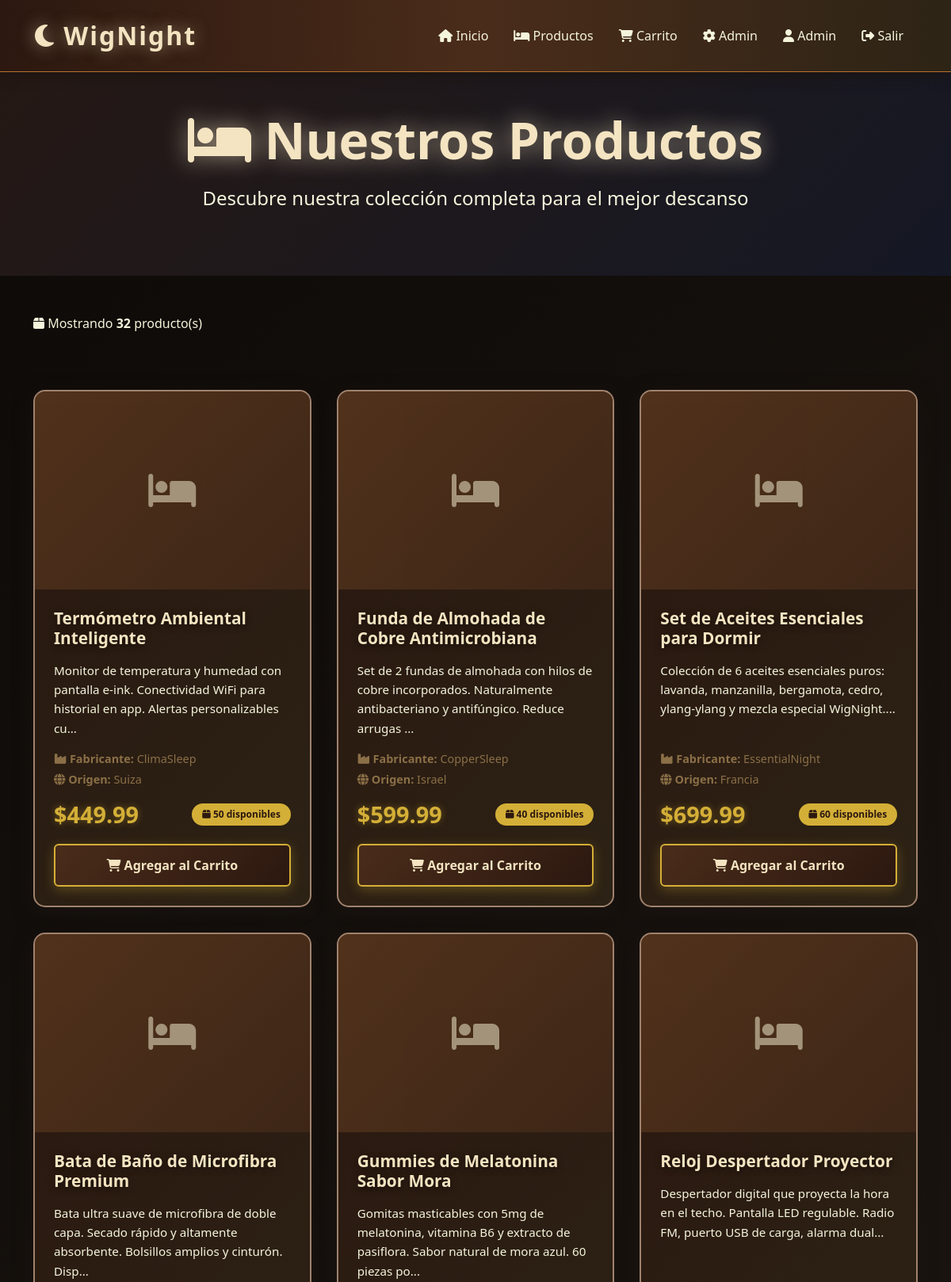
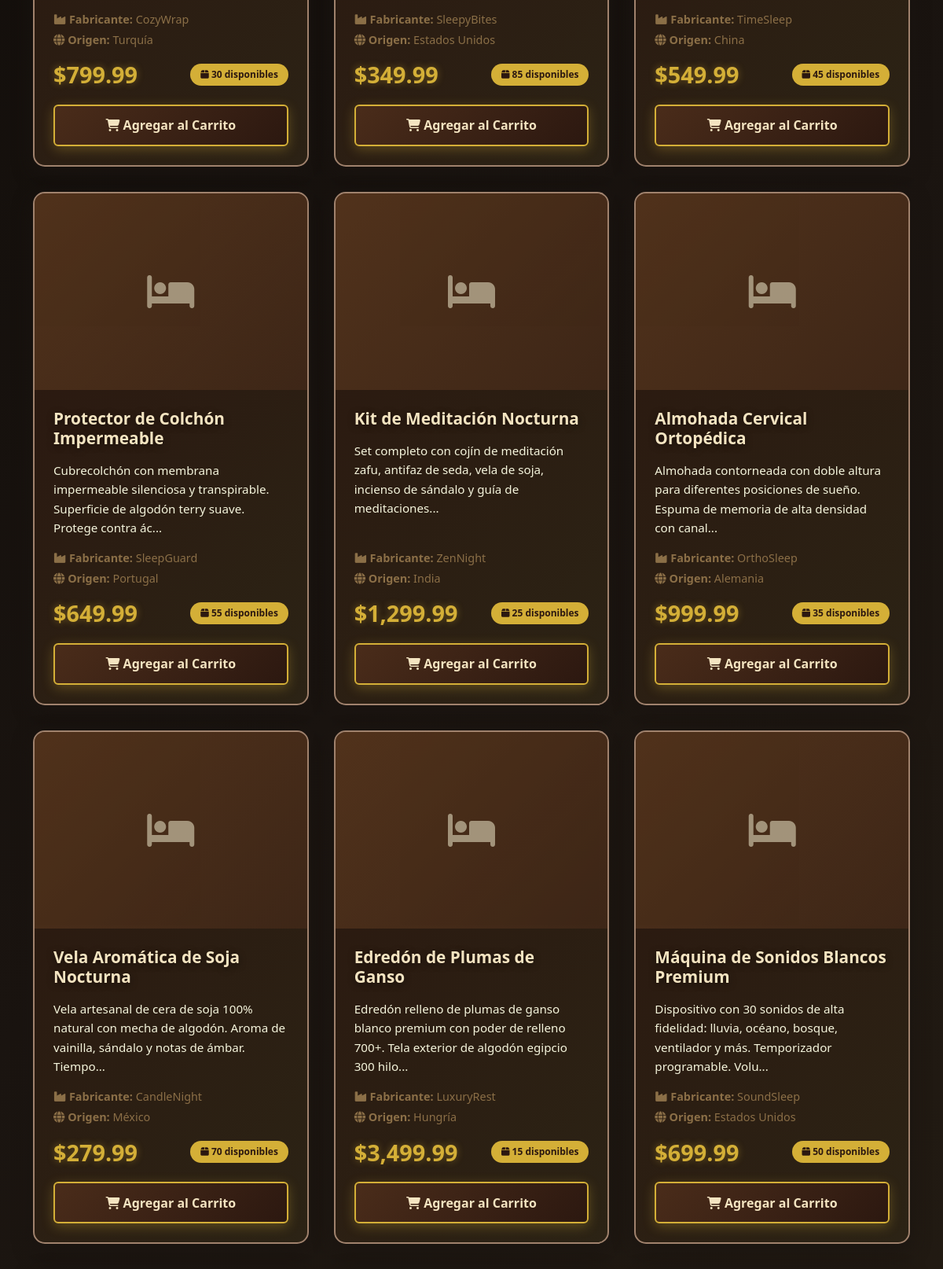
The page /productos.php (signed in, upper part) on the database its author committed (2 pictures, top to bottom).
### tables this page shows
CREATE TABLE Usuarios (
  ID_Usuario int NOT NULL,
  Nombre_Usuario varchar(100) NOT NULL,
  Correo_Electronico varchar(255) NOT NULL,
  Contrasena varchar(255) NOT NULL,
  Fecha_Nacimiento date DEFAULT NULL,
  Numero_Tarjeta_Bancaria varchar(255) DEFAULT NULL,
  Direccion_Postal text,
  id_rol int NOT NULL DEFAULT '1'
);

CREATE TABLE Productos (
  ID_Producto int NOT NULL,
  Nombre varchar(255) NOT NULL,
  Descripcion text,
  Fotos longblob,
  Precio decimal(10,2) NOT NULL,
  Cantidad_Almacen int NOT NULL DEFAULT '0',
  Fabricante varchar(150) DEFAULT NULL,
  Origen varchar(100) DEFAULT NULL
);

### html/config/database.php (called while the page is built, shortened)
<?php
function getConnection() {
    $conn = new mysqli(DB_HOST, DB_USER, DB_PASS, DB_NAME);
    $conn->set_charset("utf8mb4");
    return $conn;
}
function isLoggedIn() {
    return isset($_SESSION['user_id']);
}
function isAdmin() {
    return isset($_SESSION['user_id']) && isset($_SESSION['id_rol']) && $_SESSION['id_rol'] == 2;
}
function getCurrentUser() {
    $conn = getConnection();
    $userId = $_SESSION['user_id'];
    $stmt = $conn->prepare("SELECT ID_Usuario, Nombre_Usuario, Correo_Electronico, id_rol FROM Usuarios WHERE ID_Usuario = ?");
    $stmt->bind_param("i", $userId);
    $stmt->execute();
    $result = $stmt->get_result();
    $user = $result->fetch_assoc();
    return $user;
}
function formatPrice($price) {
    return '$' . number_format($price, 2);
}
?>

### html/productos.php (the view, shortened to what this page needs)
<?php
require_once 'config/database.php';
$conn = getConnection();
$query = "SELECT * FROM Productos ORDER BY ID_Producto DESC";
$result = $conn->query($query);
$productos = [];
if ($result) {
    while ($row = $result->fetch_assoc()) {
        $productos[] = $row;
    }
}
$currentUser = getCurrentUser();
?>
<!DOCTYPE html>
<html lang="es">
<head>
    <link href="https://cdn.jsdelivr.net/npm/bootstrap@5.3.0/dist/css/bootstrap.min.css" rel="stylesheet">
    <link rel="stylesheet" href="https://cdnjs.cloudflare.com/ajax/libs/font-awesome/6.4.0/css/all.min.css">
    <link rel="stylesheet" href="css/style.css">
</head>
<body>
    <nav class="navbar navbar-expand-lg navbar-dark sticky-top">
        <div class="container">
            <a class="navbar-brand" href="index.php">
                <i class="fas fa-moon"></i> WigNight
            </a>
            <div class="collapse navbar-collapse" id="navbarNav">
                <ul class="navbar-nav ms-auto">
                    <li class="nav-item">
                        <a class="nav-link" href="index.php">
                            <i class="fas fa-home"></i> Inicio
                        </a>
                    </li>
                    <li class="nav-item">
                        <a class="nav-link active" href="productos.php">
                            <i class="fas fa-bed"></i> Productos
                        </a>
                    </li>
                    <li class="nav-item">
                        <a class="nav-link" href="carrito.php">
                            <i class="fas fa-shopping-cart"></i> Carrito
                        </a>
                    </li>
                    <?php if (isLoggedIn()): ?>
                        <?php if (isAdmin()): ?>
                            <li class="nav-item">
                                <a class="nav-link" href="admin.php">
                                    <i class="fas fa-cog"></i> Admin
                                </a>
                            </li>
                        <?php endif; ?>
                        <li class="nav-item">
                            <a class="nav-link" href="#">
                                <i class="fas fa-user"></i> <?php echo htmlspecialchars($currentUser['Nombre_Usuario']); ?>
                            </a>
                        </li>
                        <li class="nav-item">
                            <a class="nav-link" href="logout.php">
                                <i class="fas fa-sign-out-alt"></i> Salir
                            </a>
                        </li>
                    <?php endif; ?>
                </ul>
            </div>
        </div>
    </nav>
    <section class="py-5" style="background: linear-gradient(135deg, rgba(61, 39, 35, 0.5), rgba(22, 33, 62, 0.5)); min-height: 30vh; display: flex; align-items: center;">
        <div class="container text-center">
            <h1 class="hero-title mb-3">
                <i class="fas fa-bed"></i> Nuestros Productos
            </h1>
            <p class="hero-subtitle">
                Descubre nuestra colección completa para el mejor descanso
            </p>
        </div>
    </section>
    <section class="py-5">
        <div class="container">
            <?php if (empty($productos)): ?>
                <div class="alert alert-info text-center">
                    <i class="fas fa-info-circle"></i>
                    No hay productos disponibles en este momento.
                    <?php if (isAdmin()): ?>
                        <br><br>
                        <a href="admin.php" class="btn btn-primary">
                            <i class="fas fa-plus"></i> Agregar Primer Producto
                        </a>
                    <?php endif; ?>
                </div>
            <?php else: ?>
                <div class="row mb-4">
                    <div class="col-md-12">
                        <div class="d-flex justify-content-between align-items-center">
                            <p style="color: var(--accent-cream);">
                                <i class="fas fa-box"></i>
                                Mostrando <strong><?php echo count($productos); ?></strong> producto(s)
                            </p>
                        </div>
                    </div>
                </div>
                <div class="product-grid">
                    <?php foreach ($productos as $producto): ?>
                        <div class="card">
                            <?php if ($producto['Fotos']): ?>
                                <img
                                     class="card-img-top"
                                     alt="<?php echo htmlspecialchars($producto['Nombre']); ?>">
                            <?php else: ?>
                                <div class="img-placeholder">
                                    <i class="fas fa-bed"></i>
                                </div>
                            <?php endif; ?>
                            <div class="card-body d-flex flex-column">
                                <h5 class="card-title">
                                    <?php echo htmlspecialchars($producto['Nombre']); ?>
                                </h5>
                                <p class="card-text flex-grow-1">
                                    <?php
                                    $descripcion = $producto['Descripcion'] ?? 'Sin descripción';
                                    echo htmlspecialchars(substr($descripcion, 0, 120));
                                    if (strlen($descripcion) > 120) echo '...';
                                    ?>
                                </p>
                                <div class="mb-2">
                                    <?php if ($producto['Fabricante']): ?>
                                        <p class="mb-1" style="color: var(--wood-lighter); font-size: 0.9rem;">
                                            <i class="fas fa-industry"></i>
                                            <strong>Fabricante:</strong> <?php echo htmlspecialchars($producto['Fabricante']); ?>
                                        </p>
                                    <?php endif; ?>
                                    <?php if ($producto['Origen']): ?>
                                        <p class="mb-1" style="color: var(--wood-lighter); font-size: 0.9rem;">
                                            <i class="fas fa-globe"></i>
                                            <strong>Origen:</strong> <?php echo htmlspecialchars($producto['Origen']); ?>
                                        </p>
                                    <?php endif; ?>
                                </div>
                                <div class="d-flex justify-content-between align-items-center mt-auto">
                                    <span class="card-price">
                                        <?php echo formatPrice($producto['Precio']); ?>
                                    </span>
                                    <span class="badge">
                                        <i class="fas fa-box"></i>
                                        <?php echo $producto['Cantidad_Almacen']; ?> disponibles
                                    </span>
                                </div>
                                <?php if ($producto['Cantidad_Almacen'] > 0): ?>
                                    <button id="btn-<?php echo $producto['ID_Producto']; ?>"
                                            class="btn btn-primary mt-3 w-100"
                                            onclick="addToCart(<?php echo $producto['ID_Producto']; ?>, '<?php echo htmlspecialchars($producto['Nombre']); ?>')">
                                        <i class="fas fa-shopping-cart"></i> Agregar al Carrito
                                    </button>
                                <?php else: ?>
                                    <button class="btn btn-secondary mt-3 w-100" disabled>
                                        <i class="fas fa-times"></i> Sin Stock
                                    </button>
                                <?php endif; ?>
                            </div>
                        </div>
                    <?php endforeach; ?>
                </div>
            <?php endif; ?>
        </div>
    </section>
</body>
</html>

### html/css/style.css (style rules this page uses)
* { margin: 0; padding: 0; box-sizing: border-box; }
:root { --wood-dark: #2c1810; --wood-medium: #4a2c1a; --wood-light: #6b4423; --wood-lighter: #8b6f47; --wood-accent: #a0826d; --night-deep: #1a1410; --night-warm: #2d2416; --night-darker: #0d0a07; --moon-glow: #f4e4c1; --star-white: #e8e8e8; --accent-gold: #d4af37; --accent-copper: #b87333; --accent-amber: #e5a851; --accent-cream: #f5f5dc; --accent-warm: #d4a574; --shadow-night: rgba(26, 20, 16, 0.85); }
body { font-family: 'Segoe UI', Tahoma, Geneva, Verdana, sans-serif; background: linear-gradient(135deg, var(--night-darker) 0%, var(--night-deep) 30%, var(--night-warm) 70%, var(--wood-dark) 100%); color: var(--star-white); min-height: 100vh; background-attachment: fixed; }
.navbar { background: linear-gradient(90deg, var(--wood-dark) 0%, var(--wood-medium) 50%, var(--night-warm) 100%) !important; box-shadow: 0 4px 15px var(--shadow-night); padding: 1rem 2rem; border-bottom: 1px solid var(--accent-copper); }
.navbar-brand { font-size: 2rem; font-weight: bold; color: var(--moon-glow) !important; text-shadow: 0 0 20px rgba(244, 228, 193, 0.5); letter-spacing: 2px; }
.nav-link { color: var(--accent-cream) !important; font-weight: 500; margin: 0 0.5rem; transition: all 0.3s ease; position: relative; }
.nav-link::after { content: ''; position: absolute; bottom: -5px; left: 50%; width: 0; height: 2px; background: var(--accent-gold); transition: all 0.3s ease; transform: translateX(-50%); }
.hero-title { font-size: 4rem; font-weight: bold; color: var(--moon-glow); text-shadow: 0 0 30px rgba(244, 228, 193, 0.6); margin-bottom: 1.5rem; animation: fadeInUp 1s ease-out; }
.hero-subtitle { font-size: 1.5rem; color: var(--accent-cream); margin-bottom: 2rem; animation: fadeInUp 1.2s ease-out; }
.btn-primary { background: linear-gradient(135deg, var(--wood-medium), var(--wood-dark)); border: 2px solid var(--accent-gold); color: var(--moon-glow); padding: 0.8rem 2rem; font-weight: 600; transition: all 0.3s ease; box-shadow: 0 4px 15px rgba(212, 175, 55, 0.3); }
.card { background: linear-gradient(135deg, rgba(44, 24, 16, 0.95), rgba(45, 36, 22, 0.95)); border: 2px solid var(--wood-accent); border-radius: 15px; overflow: hidden; transition: all 0.3s ease; box-shadow: 0 8px 25px var(--shadow-night); }
.card-body { padding: 1.5rem; }
.card-title { color: var(--moon-glow); font-weight: bold; font-size: 1.3rem; margin-bottom: 1rem; }
.card-text { color: var(--accent-cream); font-size: 0.95rem; line-height: 1.6; }
.card-price { font-size: 1.8rem; color: var(--accent-gold); font-weight: bold; text-shadow: 0 0 10px rgba(212, 175, 55, 0.4); }
section { padding: 4rem 0; }
.product-grid { display: grid; grid-template-columns: repeat(auto-fill, minmax(280px, 1fr)); gap: 2rem; padding: 2rem 0; }
.badge { background: var(--accent-gold); color: var(--wood-dark); font-weight: bold; padding: 0.5rem 0.8rem; border-radius: 20px; }
.img-placeholder { background: linear-gradient(135deg, var(--wood-light), var(--wood-medium)); display: flex; align-items: center; justify-content: center; height: 250px; color: var(--moon-glow); font-size: 3rem; opacity: 0.6; }
* { transition: background-color 0.3s ease, border-color 0.3s ease; }
h1, h2, h3, h4, h5, h6 { text-shadow: 0 2px 8px rgba(0, 0, 0, 0.5); }

### rows shown on the page
usuarios: Nombre_Usuario "Admin"
productos: Nombre "Termómetro Ambiental Inteligente", Descripcion "Monitor de temperatura y humedad con pantalla e-ink. Conectividad WiFi para historial en app. Alertas personalizables cu", Fabricante "ClimaSleep", Origen "Suiza", Precio "$449.99", Cantidad_Almacen "50"
productos: Nombre "Funda de Almohada de Cobre Antimicrobiana", Descripcion "Set de 2 fundas de almohada con hilos de cobre incorporados. Naturalmente antibacteriano y antifúngico. Reduce arrugas", Fabricante "CopperSleep", Origen "Israel", Precio "$599.99", Cantidad_Almacen "40"
productos: Nombre "Set de Aceites Esenciales para Dormir", Descripcion "Colección de 6 aceites esenciales puros: lavanda, manzanilla, bergamota, cedro, ylang-ylang y mezcla especial WigNight.", Fabricante "EssentialNight", Origen "Francia", Precio "$699.99", Cantidad_Almacen "60"
productos: Nombre "Bata de Baño de Microfibra Premium", Descripcion "Bata ultra suave de microfibra de doble capa. Secado rápido y altamente absorbente. Bolsillos amplios y cinturón. Disp", Fabricante "CozyWrap", Origen "Turquía", Precio "$799.99", Cantidad_Almacen "30"
productos: Nombre "Gummies de Melatonina Sabor Mora", Descripcion "Gomitas masticables con 5mg de melatonina, vitamina B6 y extracto de pasiflora. Sabor natural de mora azul. 60 piezas po", Fabricante "SleepyBites", Origen "Estados Unidos", Precio "$349.99", Cantidad_Almacen "85"
productos: Nombre "Reloj Despertador Proyector", Descripcion "Despertador digital que proyecta la hora en el techo. Pantalla LED regulable. Radio FM, puerto USB de carga, alarma dual", Fabricante "TimeSleep", Origen "China", Precio "$549.99", Cantidad_Almacen "45"
productos: Nombre "Protector de Colchón Impermeable", Descripcion "Cubrecolchón con membrana impermeable silenciosa y transpirable. Superficie de algodón terry suave. Protege contra ác", Fabricante "SleepGuard", Origen "Portugal", Precio "$649.99", Cantidad_Almacen "55"
productos: Nombre "Kit de Meditación Nocturna", Descripcion "Set completo con cojín de meditación zafu, antifaz de seda, vela de soja, incienso de sándalo y guía de meditaciones", Fabricante "ZenNight", Origen "India", Precio "$1,299.99", Cantidad_Almacen "25"
productos: Nombre "Almohada Cervical Ortopédica", Descripcion "Almohada contorneada con doble altura para diferentes posiciones de sueño. Espuma de memoria de alta densidad con canal", Fabricante "OrthoSleep", Origen "Alemania", Precio "$999.99", Cantidad_Almacen "35"
productos: Nombre "Vela Aromática de Soja Nocturna", Descripcion "Vela artesanal de cera de soja 100% natural con mecha de algodón. Aroma de vainilla, sándalo y notas de ámbar. Tiempo", Fabricante "CandleNight", Origen "México", Precio "$279.99", Cantidad_Almacen "70"
productos: Nombre "Edredón de Plumas de Ganso", Descripcion "Edredón relleno de plumas de ganso blanco premium con poder de relleno 700+. Tela exterior de algodón egipcio 300 hilo", Fabricante "LuxuryRest", Origen "Hungría", Precio "$3,499.99", Cantidad_Almacen "15"
productos: Nombre "Máquina de Sonidos Blancos Premium", Descripcion "Dispositivo con 30 sonidos de alta fidelidad: lluvia, océano, bosque, ventilador y más. Temporizador programable. Volu", Fabricante "SoundSleep", Origen "Estados Unidos", Precio "$699.99", Cantidad_Almacen "50"

### other values the page prints
count($productos) "32"
